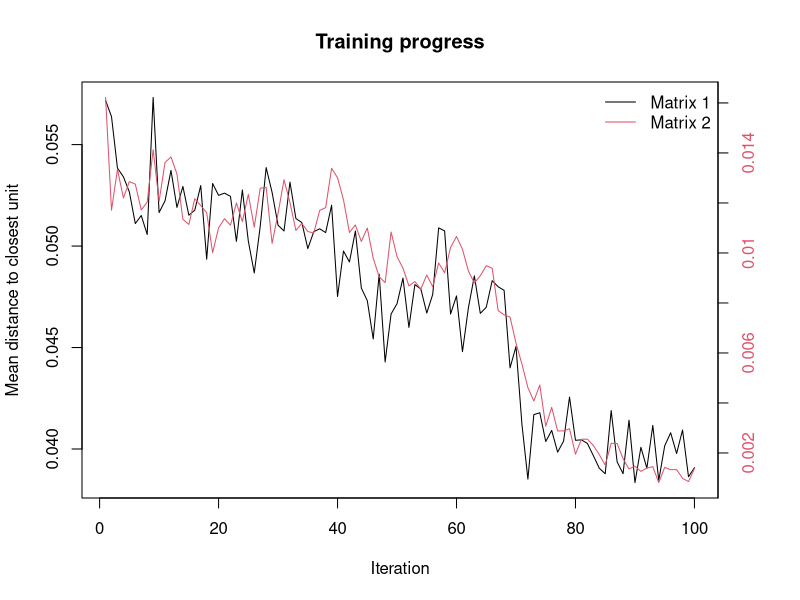
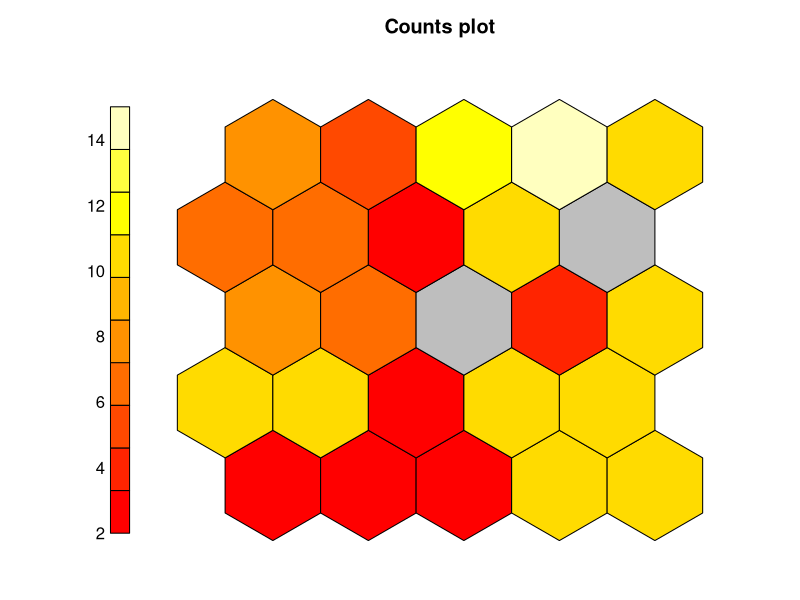
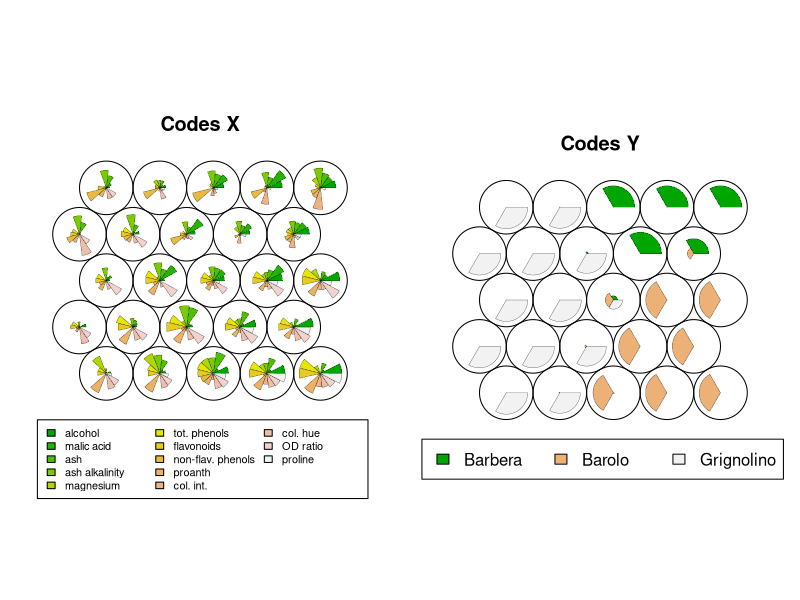
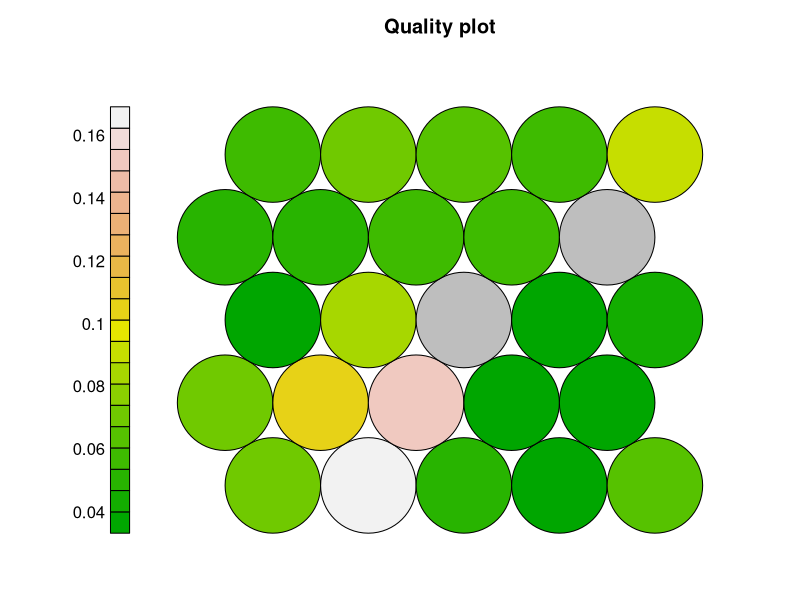
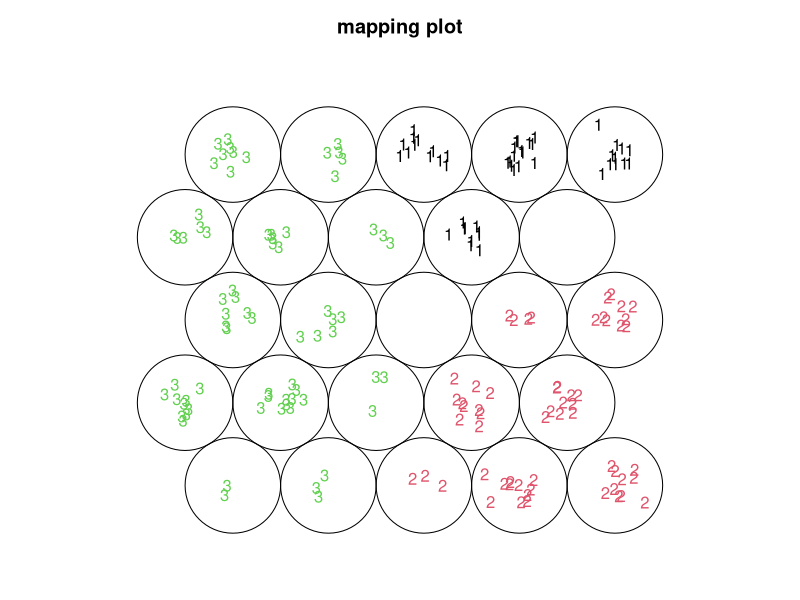
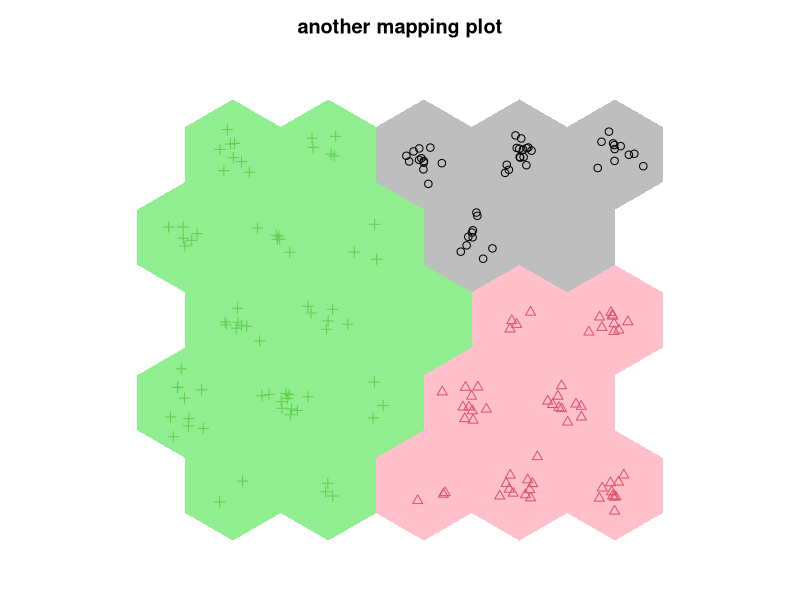
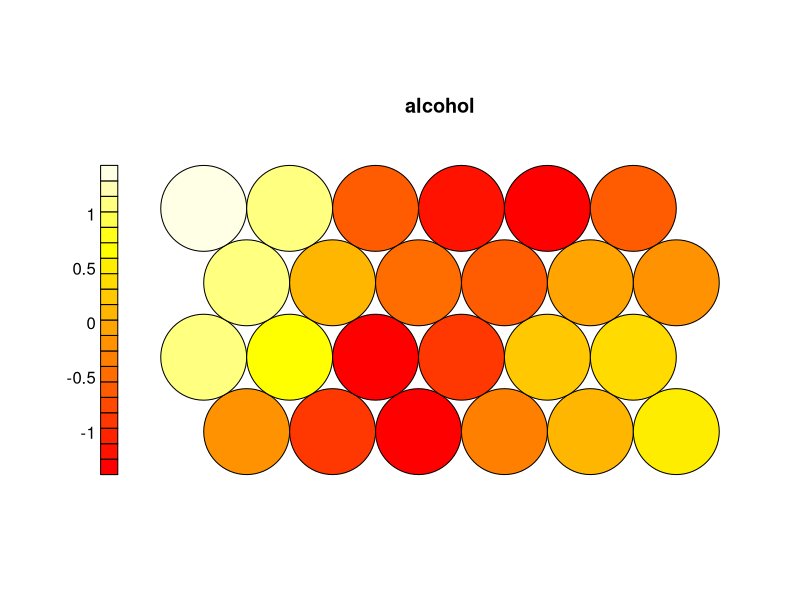
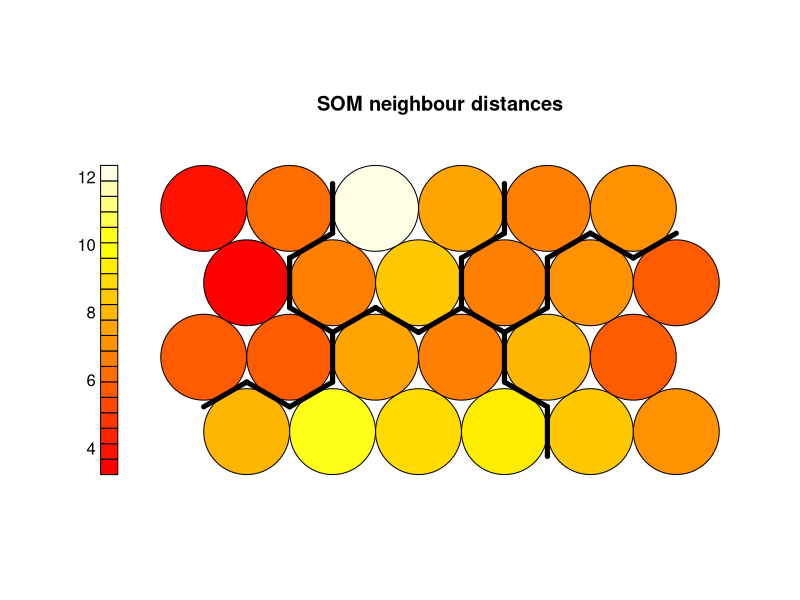

R code for these plots, in order:
rm(list=ls())
#Autor : Jose Cardenas 
library(kohonen)

data(wines)
som.wines <- som(scale(wines), grid = somgrid(5, 5, "hexagonal"))
summary(som.wines)

## xyf
xyf.wines <- xyf(scale(wines), vintages, grid = somgrid(5, 5, "hexagonal"))
summary(xyf.wines)

som.wines$unit.classif

# NOT RUN {
data(wines)
set.seed(7)

kohmap <- xyf(scale(wines), vintages,
              grid = somgrid(5, 5, "hexagonal"), rlen=100)
plot(kohmap, type="changes")
counts <- plot(kohmap, type="counts", shape = "straight")

## show both sets of codebook vectors in the map
par(mfrow = c(1,2))
plot(kohmap, type="codes", main = c("Codes X", "Codes Y"))

par(mfrow = c(1,1))
similarities <- plot(kohmap, type="quality", palette.name = terrain.colors)
plot(kohmap, type="mapping",
     labels = as.integer(vintages), col = as.integer(vintages),
     main = "mapping plot")

## add background colors to units according to their predicted class labels
xyfpredictions <- classmat2classvec(getCodes(kohmap, 2))
bgcols <- c("gray", "pink", "lightgreen")
plot(kohmap, type="mapping", col = as.integer(vintages),
     pchs = as.integer(vintages), bgcol = bgcols[as.integer(xyfpredictions)],
     main = "another mapping plot", shape = "straight", border = NA)

## Show 'component planes'
set.seed(7)
sommap <- som(scale(wines), grid = somgrid(6, 4, "hexagonal"))
plot(sommap, type = "property", property = getCodes(sommap, 1)[,1],
     main = colnames(getCodes(sommap, 1))[1])

## Show the U matrix
Umat <- plot(sommap, type="dist.neighbours", main = "SOM neighbour distances")
## use hierarchical clustering to cluster the codebook vectors
som.hc <- cutree(hclust(object.distances(sommap, "codes")), 5)
add.cluster.boundaries(sommap, som.hc)

## and the same for rectangular maps
set.seed(7)
sommap <- som(scale(wines),grid = somgrid(6, 4, "rectangular"))
plot(sommap, type="dist.neighbours", main = "SOM neighbour distances")
## use hierarchical clustering to cluster the codebook vectors
som.hc <- cutree(hclust(object.distances(sommap, "codes")), 5)
add.cluster.boundaries(sommap, som.hc)
# }
